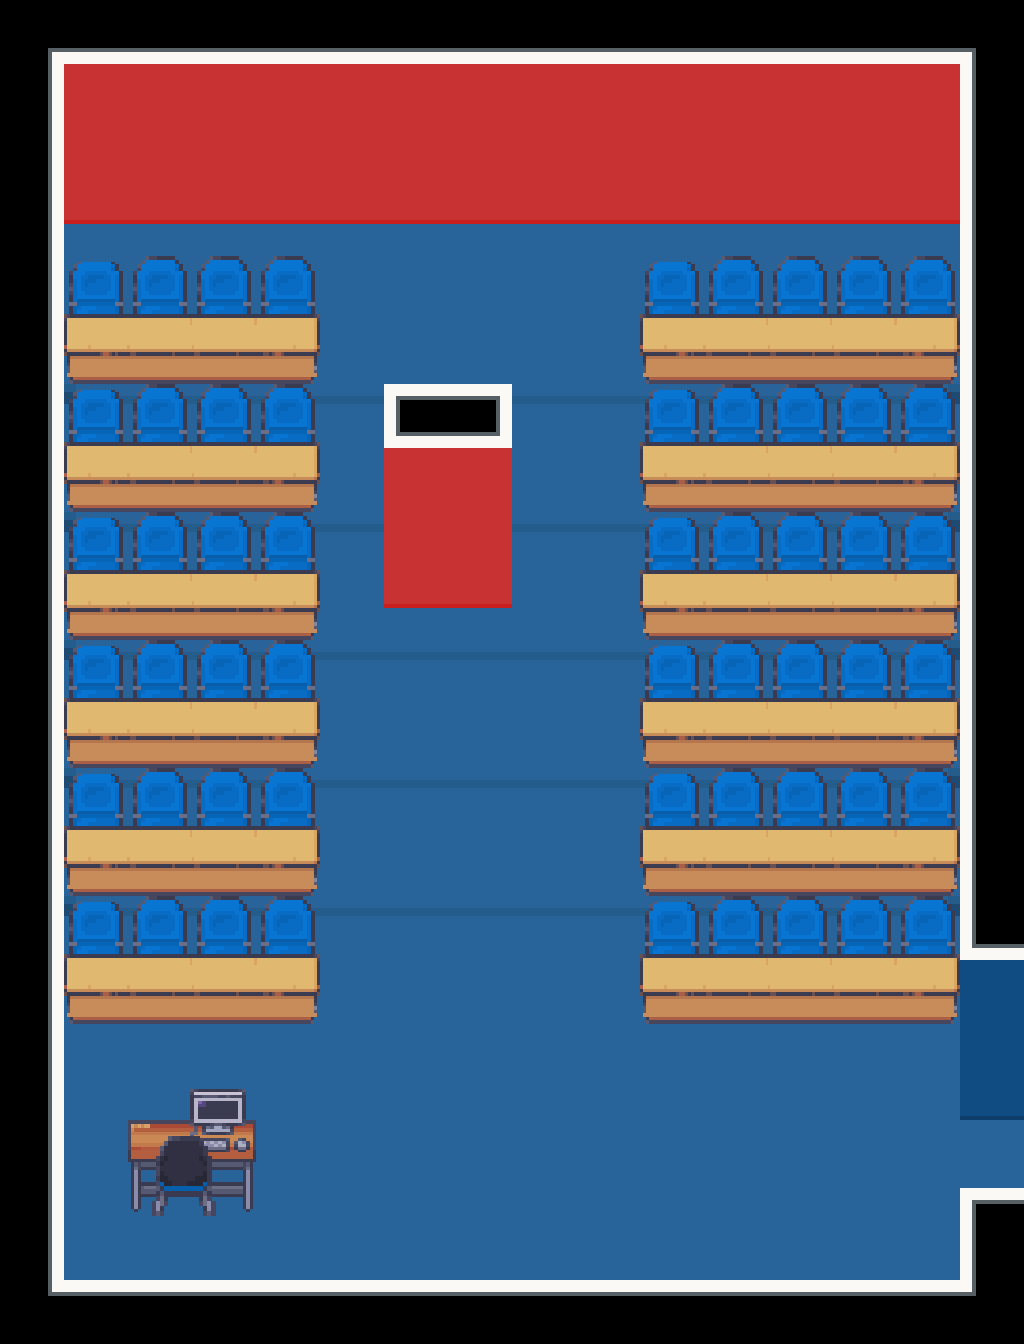

This game map was drawn from its Tiled (.tmx) file and the tilesets committed beside it. A one-line description and the full map source follow:
An orthogonal 16x21 tile map with 64x64 px tiles, 2 tile layers (Floor, Furnishing), 3 tilesets and 12 objects (Player).

<map version="1.10" tiledversion="1.11.2" orientation="orthogonal" renderorder="right-down" width="16" height="21" tilewidth="64" tileheight="64" infinite="0" nextlayerid="6" nextobjectid="20">
 <properties>
  <property name="display_name" value="Lecture Hall 8" />
  <property name="display_title" value="Main Building (L2)" />
 </properties>
 <tileset firstgid="1" name="LCB_indoor" tilewidth="64" tileheight="64" tilecount="1550" columns="25">
  <image source="../../graphics/tilesets/indoor.png" width="1600" height="3968" />
 </tileset>
 <tileset firstgid="1551" version="1.10" tiledversion="1.11.2" name="LCB_furnishing" tilewidth="64" tileheight="64" tilecount="1007" columns="19"><image source="../../graphics/tilesets/furnishing.png" width="1216" height="3392" />
</tileset>
 <tileset firstgid="2558" name="LCB_indoor" tilewidth="64" tileheight="64" tilecount="1550" columns="25">
  <image source="../../graphics/tilesets/indoor.png" width="1600" height="3968" />
 </tileset>
 <layer id="1" name="Floor" width="16" height="21">
  <data encoding="csv">
11,703,703,703,703,703,703,703,703,703,703,703,703,703,703,12,
751,728,728,728,728,728,728,728,728,728,728,728,728,728,728,220,
751,753,753,753,753,753,753,753,753,753,753,753,753,753,753,220,
751,778,778,778,778,778,778,778,778,778,778,778,778,778,778,220,
751,49,49,49,49,49,49,49,49,49,49,49,49,49,49,220,
751,49,49,49,49,49,49,49,49,49,49,49,49,49,49,220,
241,468,469,469,469,469,2694,2669,469,469,469,469,469,469,470,220,
241,49,49,49,49,49,3285,3285,49,49,49,49,49,49,49,220,
241,468,469,469,469,469,3310,3310,469,469,469,469,469,469,470,220,
241,49,49,49,49,49,3335,3335,49,49,49,49,49,49,49,220,
241,468,469,469,469,469,3026,3026,469,469,469,469,469,469,470,220,
241,49,49,49,49,49,49,49,49,49,49,49,49,49,49,220,
241,468,469,469,469,469,469,469,469,469,469,469,469,469,470,220,
241,49,49,49,49,49,49,49,49,49,49,49,49,49,49,220,
241,468,469,469,469,469,469,469,469,469,469,469,469,469,470,64,
241,49,49,49,49,49,49,49,49,49,49,49,49,49,49,193,
241,49,49,49,49,49,49,49,49,49,49,49,49,49,49,218,
241,49,49,49,49,49,49,49,49,49,49,49,49,49,49,243,
241,49,49,49,49,49,49,49,49,49,49,49,49,49,49,385,
241,49,49,49,49,49,49,49,49,49,49,49,49,49,49,245,
36,293,293,293,293,293,293,293,293,293,293,293,293,293,293,37
</data>
 </layer>
 <layer id="2" name="Furnishing" width="16" height="21">
  <data encoding="csv">
0,0,0,0,0,0,0,0,0,0,0,0,0,0,0,0,
751,728,728,728,728,728,728,728,728,728,728,728,728,728,728,0,
751,753,753,753,753,753,753,753,753,753,753,753,753,753,753,0,
751,778,778,778,778,778,778,778,778,778,778,778,778,778,778,0,
751,1945,1946,1946,1947,0,0,0,0,0,1945,1946,1946,1946,1947,0,
751,1964,1965,1965,1966,0,0,0,0,0,1964,1965,1965,1965,1966,0,
751,1945,1946,1946,1947,0,0,0,0,0,1945,1946,1946,1946,1947,0,
751,1964,1965,1965,1966,0,0,0,0,0,1964,1965,1965,1965,1966,0,
751,1945,1946,1946,1947,0,0,0,0,0,1945,1946,1946,1946,1947,0,
0,1964,1965,1965,1966,0,0,0,0,0,1964,1965,1965,1965,1966,0,
0,1945,1946,1946,1947,0,0,0,0,0,1945,1946,1946,1946,1947,0,
0,1964,1965,1965,1966,0,0,0,0,0,1964,1965,1965,1965,1966,0,
0,1945,1946,1946,1947,0,0,0,0,0,1945,1946,1946,1946,1947,0,
0,1964,1965,1965,1966,0,0,0,0,0,1964,1965,1965,1965,1966,0,
0,1945,1946,1946,1947,0,0,0,0,0,1945,1946,1946,1946,1947,0,
0,1964,1965,1965,1966,0,0,0,0,0,1964,1965,1965,1965,1966,0,
0,0,0,0,0,0,0,0,0,0,0,0,0,0,0,0,
0,0,1889,1890,0,0,0,0,0,0,0,0,0,0,0,0,
0,0,1908,1909,0,0,0,0,0,0,0,0,0,0,0,0,
0,0,0,0,0,0,0,0,0,0,0,0,0,0,0,0,
0,0,0,0,0,0,0,0,0,0,0,0,0,0,0,0
</data>
 </layer>
 <objectgroup id="3" name="Entities">
  <object id="1" name="Player" x="896" y="1121.33">
   <properties>
    <property name="direction" value="left" />
    <property name="pos" value="main_3" />
   </properties>
   <point />
  </object>
 </objectgroup>
 <objectgroup id="4" name="Collisions">
  <object id="3" x="961.333" y="2.66663" width="90.6667" height="1054" />
  <object id="4" x="640" y="224.667" width="384.666" height="763.333" />
  <object id="5" x="0.6668" y="223.5" width="320" height="765.833" />
  <object id="7" x="1.33337" y="-1.333" width="1024" height="154.667" />
  <object id="8" x="0.6667" y="45.3333" width="66" height="1298" />
  <object id="9" x="0" y="1226.67" width="1030.67" height="117.333" />
  <object id="11" x="958" y="1170.67" width="75.3334" height="174" />
  <object id="12" x="128" y="1103.5" width="91.5" height="68" />
  <object id="13" x="186" y="1062.5" width="72" height="108.5" />
  <object id="16" x="382.5" y="345" width="130.25" height="196.75" />
 </objectgroup>
 <objectgroup id="5" name="Transition">
  <object id="19" x="970.667" y="1104.33" width="5" height="86.6667">
   <properties>
    <property name="pos" value="main_3_hall8" />
    <property name="target" value="main_3" />
   </properties>
  </object>
 </objectgroup>
</map>
